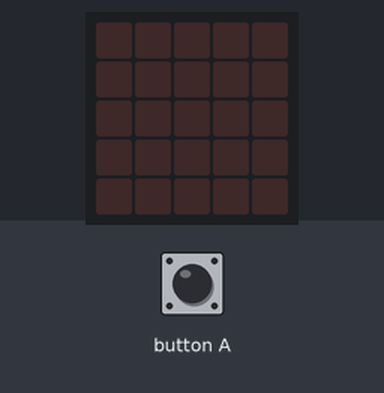
Recording of a program running on a simulated BBC micro:bit running MicroPython. Shown: the board's 5×5 LED display. Inputs (shaded band) come from the test bench. Random numbers come from a fixed seed.

Above: at 1.2 s.
1.3 s: button A pressed for 3.2 s
At 5.4 s:
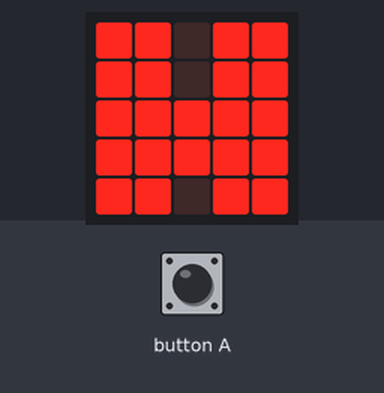
6.0 s: button A pressed for 0.15 s
At 6.5 s:
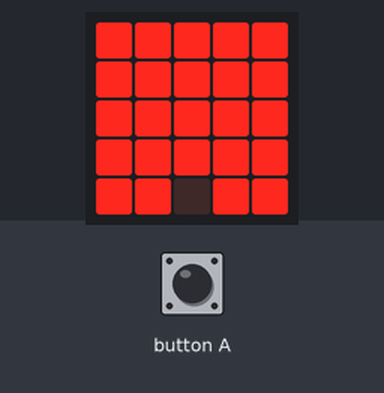
7.6 s: button A pressed for 1 s
At 8.9 s:
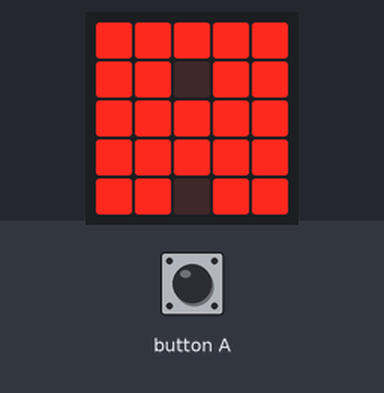
10.1 s: button A pressed for 0.15 s
At 10.8 s:
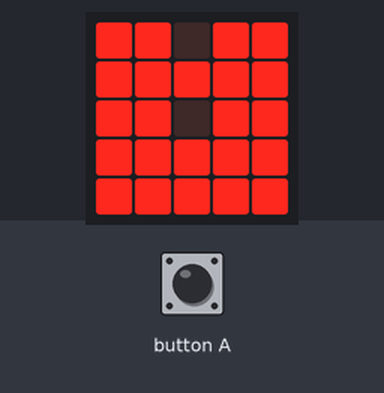
11.7 s: button A pressed for 0.15 s
At 12.0 s:
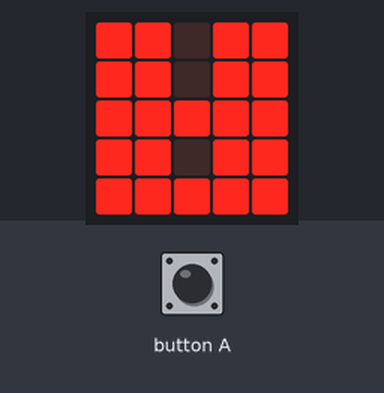
13.3 s: button A pressed for 3.2 s
At 16.9 s:
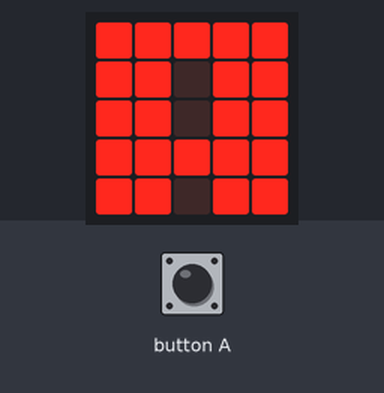
Timing chart, 0 to 18.4 s (numbered marks = the images above; inputs shaded):
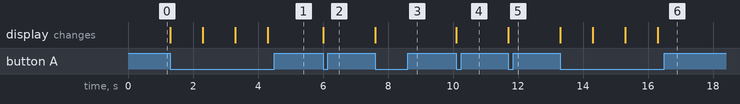

Measured:
- after the input at 1.3 s, the display: first changes at once (image 1 shows a later state)
- after the input at 6.0 s, the display: changes at once (image 2)
- after the input at 7.6 s, the display: changes at once (image 3)
- after the input at 10.1 s, the display: changes at once (image 4)
- after the input at 11.7 s, the display: changes at once (image 5)
- after the input at 13.3 s, the display: first changes at once (image 6 shows a later state)

The program:

customimage.py
```python
from microbit import *
import random

opt = [[9,9,9,9,9],[9,9,0,9,9]]

while True:
    if button_a.is_pressed():
        xy = []
        for i in range(5):
            xy.append(random.choice(opt))
        for yi, y in enumerate(xy):
            for xi, x in enumerate(y):
                display.set_pixel(xi, yi, x)
        sleep(1000)
```
